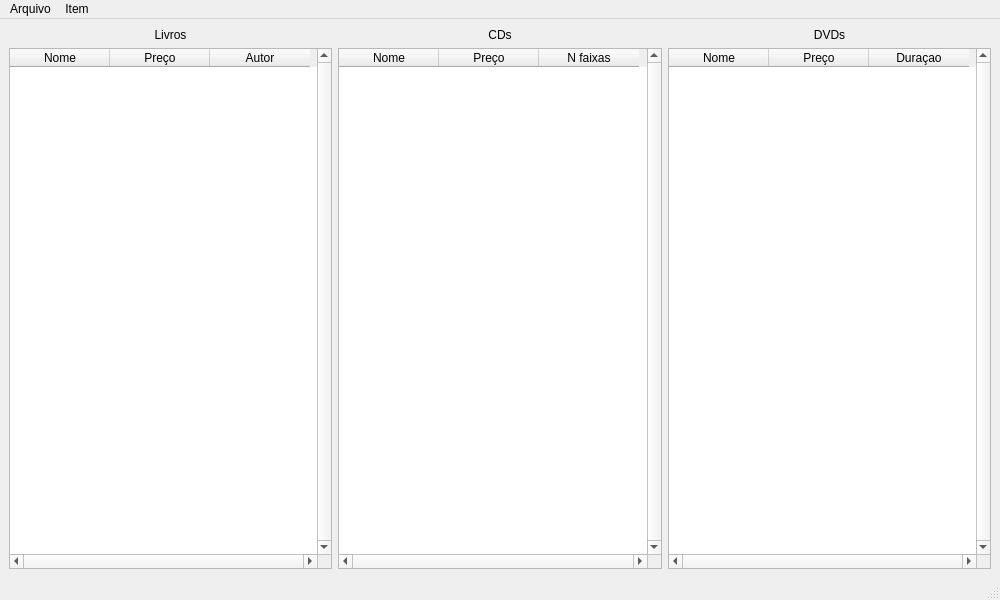
<?xml version="1.0" encoding="UTF-8"?>
<ui version="4.0">
 <class>MainWindow</class>
 <widget class="QMainWindow" name="MainWindow">
  <property name="geometry">
   <rect>
    <x>0</x>
    <y>0</y>
    <width>1000</width>
    <height>600</height>
   </rect>
  </property>
  <property name="windowTitle">
   <string>Estoque em loja</string>
  </property>
  <widget class="QWidget" name="centralwidget">
   <layout class="QHBoxLayout" name="horizontalLayout">
    <item>
     <layout class="QVBoxLayout" name="verticalLayout">
      <item>
       <widget class="QLabel" name="label_livro">
        <property name="text">
         <string>Livros</string>
        </property>
        <property name="alignment">
         <set>Qt::AlignCenter</set>
        </property>
       </widget>
      </item>
      <item>
       <widget class="QTableWidget" name="tableLivro">
        <property name="verticalScrollBarPolicy">
         <enum>Qt::ScrollBarAlwaysOn</enum>
        </property>
        <property name="horizontalScrollBarPolicy">
         <enum>Qt::ScrollBarAlwaysOn</enum>
        </property>
        <property name="tabKeyNavigation">
         <bool>false</bool>
        </property>
        <property name="selectionMode">
         <enum>QAbstractItemView::SingleSelection</enum>
        </property>
        <property name="selectionBehavior">
         <enum>QAbstractItemView::SelectRows</enum>
        </property>
        <attribute name="verticalHeaderVisible">
         <bool>false</bool>
        </attribute>
        <column>
         <property name="text">
          <string>Nome</string>
         </property>
        </column>
        <column>
         <property name="text">
          <string>Preço</string>
         </property>
        </column>
        <column>
         <property name="text">
          <string>Autor</string>
         </property>
        </column>
       </widget>
      </item>
     </layout>
    </item>
    <item>
     <layout class="QVBoxLayout" name="verticalLayout_2">
      <item>
       <widget class="QLabel" name="label_cd">
        <property name="text">
         <string>CDs</string>
        </property>
        <property name="alignment">
         <set>Qt::AlignCenter</set>
        </property>
       </widget>
      </item>
      <item>
       <widget class="QTableWidget" name="tableCD">
        <property name="verticalScrollBarPolicy">
         <enum>Qt::ScrollBarAlwaysOn</enum>
        </property>
        <property name="horizontalScrollBarPolicy">
         <enum>Qt::ScrollBarAlwaysOn</enum>
        </property>
        <property name="tabKeyNavigation">
         <bool>false</bool>
        </property>
        <property name="selectionMode">
         <enum>QAbstractItemView::SingleSelection</enum>
        </property>
        <property name="selectionBehavior">
         <enum>QAbstractItemView::SelectRows</enum>
        </property>
        <attribute name="verticalHeaderVisible">
         <bool>false</bool>
        </attribute>
        <column>
         <property name="text">
          <string>Nome</string>
         </property>
        </column>
        <column>
         <property name="text">
          <string>Preço</string>
         </property>
        </column>
        <column>
         <property name="text">
          <string>N faixas</string>
         </property>
        </column>
       </widget>
      </item>
     </layout>
    </item>
    <item>
     <layout class="QVBoxLayout" name="verticalLayout_3">
      <item>
       <widget class="QLabel" name="label_dvd">
        <property name="text">
         <string>DVDs</string>
        </property>
        <property name="alignment">
         <set>Qt::AlignCenter</set>
        </property>
       </widget>
      </item>
      <item>
       <widget class="QTableWidget" name="tableDVD">
        <property name="verticalScrollBarPolicy">
         <enum>Qt::ScrollBarAlwaysOn</enum>
        </property>
        <property name="horizontalScrollBarPolicy">
         <enum>Qt::ScrollBarAlwaysOn</enum>
        </property>
        <property name="tabKeyNavigation">
         <bool>false</bool>
        </property>
        <property name="selectionMode">
         <enum>QAbstractItemView::SingleSelection</enum>
        </property>
        <property name="selectionBehavior">
         <enum>QAbstractItemView::SelectRows</enum>
        </property>
        <attribute name="verticalHeaderVisible">
         <bool>false</bool>
        </attribute>
        <column>
         <property name="text">
          <string>Nome</string>
         </property>
        </column>
        <column>
         <property name="text">
          <string>Preço</string>
         </property>
        </column>
        <column>
         <property name="text">
          <string>Duraçao</string>
         </property>
        </column>
       </widget>
      </item>
     </layout>
    </item>
   </layout>
  </widget>
  <widget class="QMenuBar" name="menubar">
   <property name="geometry">
    <rect>
     <x>0</x>
     <y>0</y>
     <width>1000</width>
     <height>21</height>
    </rect>
   </property>
   <property name="defaultUp">
    <bool>false</bool>
   </property>
   <widget class="QMenu" name="menuArquivo">
    <property name="title">
     <string>Arquivo</string>
    </property>
    <addaction name="actionLer"/>
    <addaction name="actionSalvar"/>
    <addaction name="separator"/>
    <addaction name="actionSair"/>
   </widget>
   <widget class="QMenu" name="menuitem">
    <property name="title">
     <string>Item</string>
    </property>
    <addaction name="actionIncluir_Livro"/>
    <addaction name="actionIncluir_CD"/>
    <addaction name="actionIncluir_DVD"/>
   </widget>
   <addaction name="menuArquivo"/>
   <addaction name="menuitem"/>
  </widget>
  <widget class="QStatusBar" name="statusbar"/>
  <action name="actionLer">
   <property name="text">
    <string>Ler...</string>
   </property>
  </action>
  <action name="actionSalvar">
   <property name="text">
    <string>Salvar...</string>
   </property>
  </action>
  <action name="actionSair">
   <property name="text">
    <string>Sair</string>
   </property>
  </action>
  <action name="actionIncluir_Livro">
   <property name="text">
    <string>Incluir Livro...</string>
   </property>
  </action>
  <action name="actionIncluir_CD">
   <property name="text">
    <string>incluir CD...</string>
   </property>
  </action>
  <action name="actionIncluir_DVD">
   <property name="text">
    <string>incluir DVD...</string>
   </property>
  </action>
 </widget>
 <resources/>
 <connections/>
</ui>
